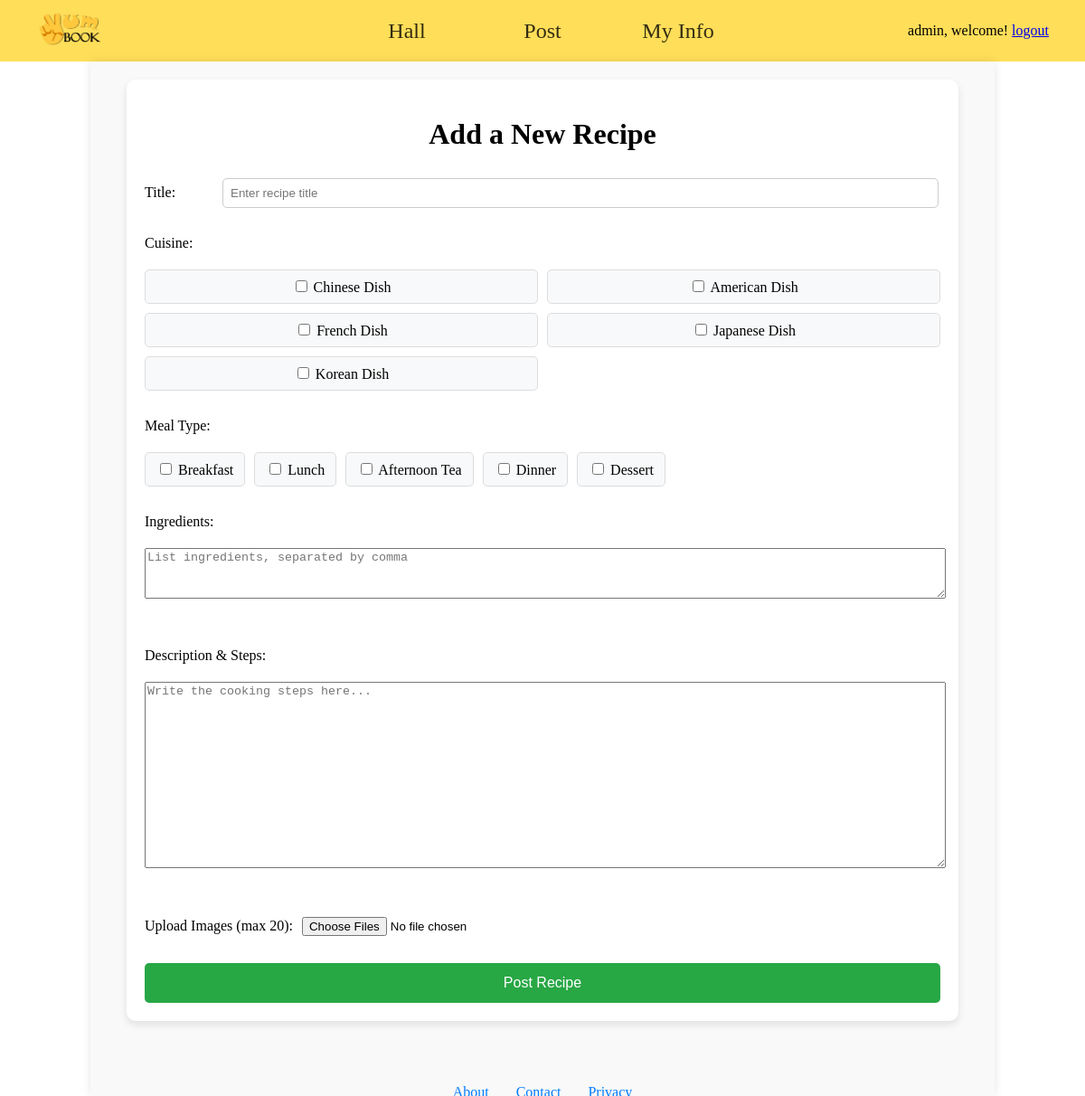
The page /yum/add_recipe/ (signed in) on the database as committed earlier.
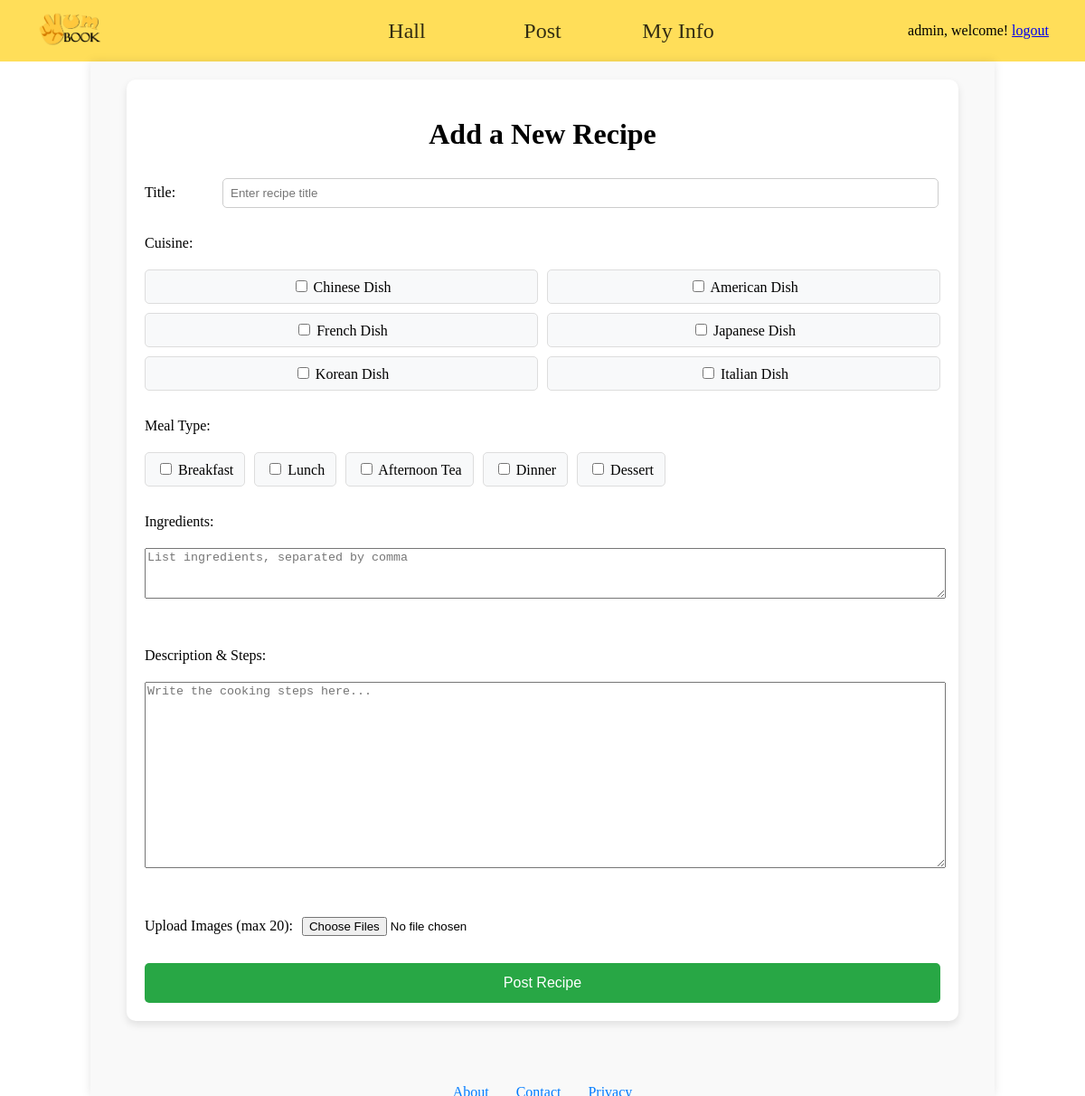
The same page on the database as committed later.
### yum/models.py (models this page shows)
class Cuisine(models.Model):
    cuisine_id = models.AutoField(primary_key=True)
    name = models.CharField(max_length=20)
    def __str__(self):
        return self.name

### yum/views.py (the view)
# urls.py: path('add_recipe/', views.add_recipe, name='add_recipe'),
@login_required
def add_recipe(request):
    if request.method == "POST":
        form = RecipeForm(request.POST, request.FILES)
        if form.is_valid():
            recipe = form.save(commit=False)
            recipe.author = request.user
            recipe.save()
            form.save_m2m()
            return redirect('/')
    else:
        form = RecipeForm()
    return render(request, 'yum/addRecipe.html', context={'form': form})

### yum/models.py (called while the page is built)
    def __str__(self):
        return self.name

### templates/yum/addRecipe.html (shortened to what this page needs)
{% extends 'yum/base.html' %}
{% load static %}
{% block extra_file_block %}
<link rel="stylesheet" type="text/css" href="{% static 'css/addRecipe.css' %}">
{% endblock %}
{% block body_block %}
    <div class="recipe-form-container">
        <h1 style="text-align: center">{% if is_edit %}Edit Recipe {% else %}Add a New Recipe{% endif %}</h1>
        <form method="post" enctype="multipart/form-data" class="recipe-form">
            <div class="form-group title-group">
                <label for="id_title" class="title-label">Title:</label>
                <div class="title-input">
                    {{ form.title }}
                </div>
            </div>
            <div class="form-group">
                <label>Cuisine:</label>
                <div class="cuisine-container">
                    {% for choice in form.cuisine %}
                        <label class="cuisine-btn">
                            {{ choice.tag }} {{ choice.choice_label }}
                        </label>
                    {% endfor %}
                </div>
            </div>
            <div class="form-group">
                <label>Meal Type:</label>
                <div class="meal-container">
                    {% for choice in form.meal_type %}
                        <label class="meal-btn">
                            {{ choice.tag }} {{ choice.choice_label }}
                        </label>
                    {% endfor %}
                </div>
            </div>
            <div class="form-group">
                <label for="id_ingredients">Ingredients:</label>
                <div class="input-wrapper">
                    {{ form.ingredients }}
                </div>
            </div>
            <div class="form-group">
                <label for="id_description">Description & Steps:</label>
                <div class="input-wrapper">
                    {{ form.description }}
                </div>
            </div>
            <div class="form-group upload-container">
                <label for="id_images">Upload Images (max 20):</label>
                {{ form.images }}
            </div>
            <button type="submit" class="submit-btn">
                {% if is_edit %}Save Changes{% else %}Post Recipe{% endif %}
            </button>
        </form>
    </div>
{% endblock %}

Rows that differ between the two databases and show on the page:
added Cuisine: choice_label "Italian Dish"
